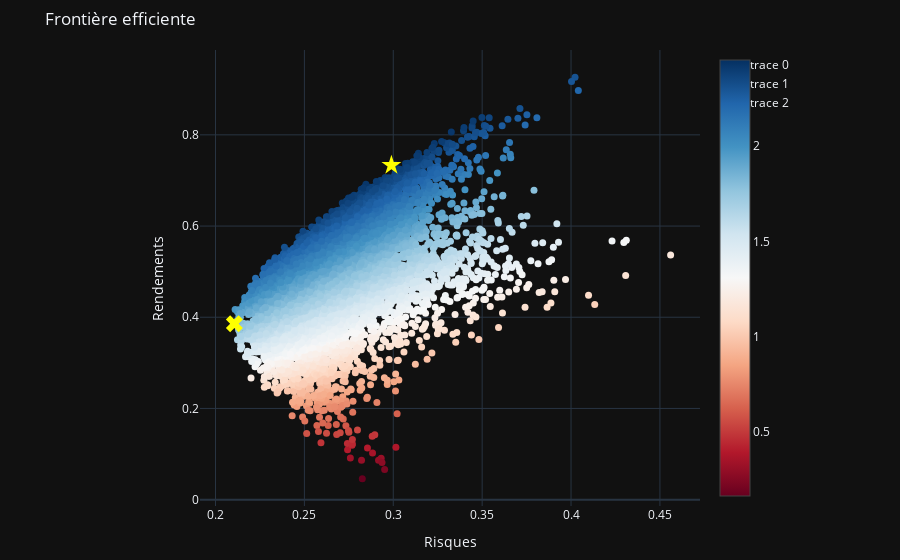

The notebook cell this image was saved under:
### Markdown cell above
### Visualisation des résultats

### Code cell
fig = go.Figure()
fig.update_layout(
    margin=dict(l=200, r=200, t=50, b=50),
)
fig.add_trace(go.Scatter(x=portfolios_df['risks'], y=portfolios_df['returns'], mode='markers', marker=dict(color=portfolios_df['returns']/portfolios_df['risks'], showscale=True, colorscale='RdBu', size=7)))

# On va ajouter une etoile pour le portefeuille avec le meilleur sharpe ratio
best_sharpe_ratio_index = (portfolios_df['returns']/portfolios_df['risks']).idxmax()
fig.add_trace(go.Scatter(x=[portfolios_df['risks'][best_sharpe_ratio_index]], y=[portfolios_df['returns'][best_sharpe_ratio_index]], mode='markers', marker=dict(color='yellow', size=15, symbol='star')))

# On va ajouter une croix pour le portefeuille avec le risque le plus faible
lowest_risk_index = portfolios_df['risks'].idxmin()
fig.add_trace(go.Scatter(x=[portfolios_df['risks'][lowest_risk_index]], y=[portfolios_df['returns'][lowest_risk_index]], mode='markers', marker=dict(color='yellow', size=15, symbol='x')))


fig.update_layout(title='Frontière efficiente', yaxis_title='Rendements', xaxis_title='Risques')
fig.show()

### Figure 1 — Plotly figure (JSON) as saved in the notebook; plotly's stock layout.template omitted (floating-point values rounded to 4 significant figures; data arrays with more than 128 entries replaced by an {"elided": "..."} marker saying what was removed)
{"data": [{"marker": {"color": {"elided": "10000 float values"}, "colorscale": [[0, "rgb(103,0,31)"], [0.1, "rgb(178,24,43)"], [0.2, "rgb(214,96,77)"], [0.3, "rgb(244,165,130)"], [0.4, "rgb(253,219,199)"], [0.5, "rgb(247,247,247)"], [0.6, "rgb(209,229,240)"], [0.7, "rgb(146,197,222)"], [0.8, "rgb(67,147,195)"], [0.9, "rgb(33,102,172)"], [1, "rgb(5,48,97)"]], "showscale": true, "size": 7}, "mode": "markers", "type": "scatter", "x": {"elided": "10000 float values"}, "y": {"elided": "10000 float values"}}, {"marker": {"color": "yellow", "size": 15, "symbol": "star"}, "mode": "markers", "type": "scatter", "x": [0.2989], "y": [0.7334]}, {"marker": {"color": "yellow", "size": 15, "symbol": "x"}, "mode": "markers", "type": "scatter", "x": [0.2106], "y": [0.3856]}], "layout": {"margin": {"b": 50, "l": 200, "r": 200, "t": 50}, "title": {"text": "Frontière efficiente"}, "xaxis": {"title": {"text": "Risques"}}, "yaxis": {"title": {"text": "Rendements"}}}}
